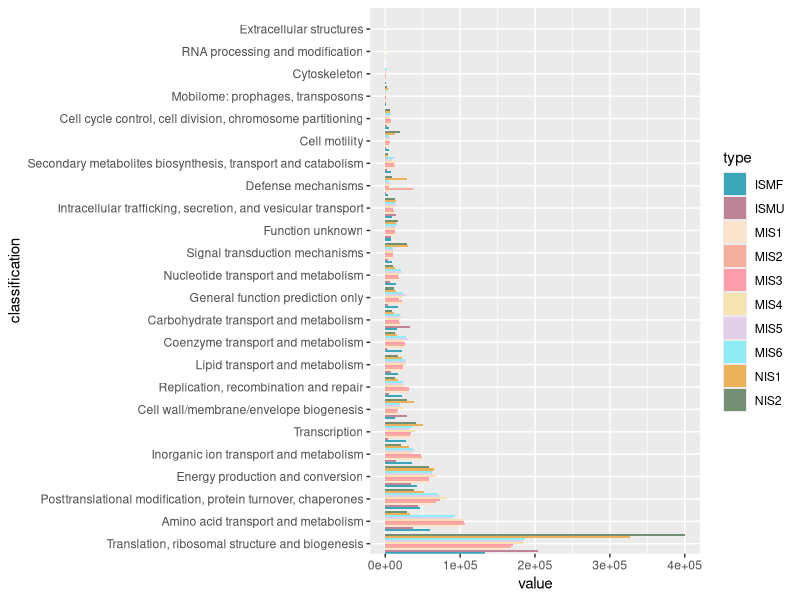
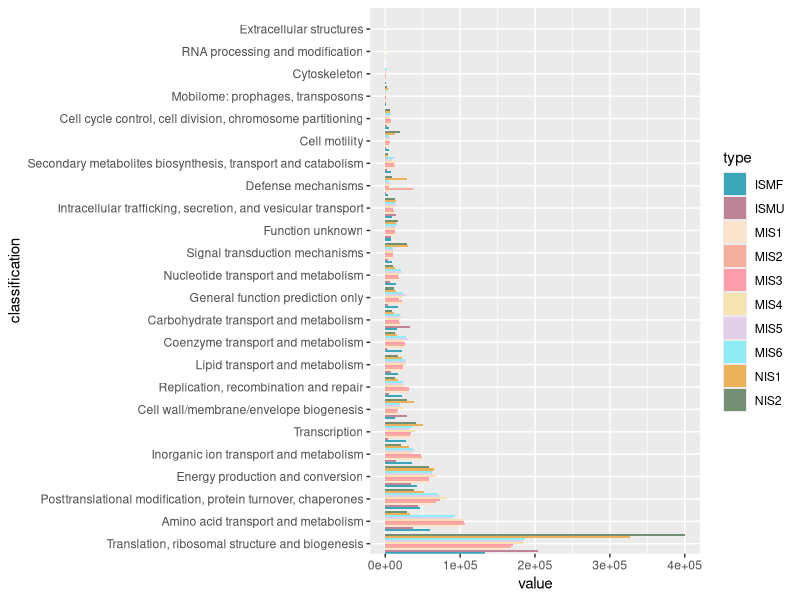

Generate these figures, in order, with R:
# Read data
setwd("C:\\Users\\user22\\Desktop\\2024EST\\modification\\adddata\\tpm\\240823 COG Annotation Bar Plot\\allMAG\\Bar Plot Creation")

library(tidyr)
library(ggplot2)

# Import data
data <- read.csv("input.csv")

# Convert data to long format
long_data <- pivot_longer(data, 
                          cols = c("MIS1", "MIS2", "MIS3", "MIS4", "MIS5", "MIS6", "ISMF", "ISMU", "NIS1", "NIS2"), 
                          names_to = "type",
                          values_to = "value")

# Add order column
long_data$order <- seq_len(nrow(long_data))

# Arrange categories based on order column
p1 <- ggplot(long_data, aes(y = classification, x = value, fill = type, order = order)) +
  geom_bar(stat = "identity", position = "dodge") +
  scale_y_discrete(limits = long_data$classification[order(long_data$order)]) +
  scale_fill_manual(values = c("#3AA6B9", "#c08497", "#FDE4CF", "#f7af9d", "#FF9EAA", "#f7e3af", "#e2cfea", "#8EECF5", "#ECB159", "#739072"))

# "#f6bd60", "#a8dadc", "#f7ede2", "#f5cac3", "#84a59d", "#f28482"
p1

ggsave('output.pdf', p1, width = 8, height = 8)